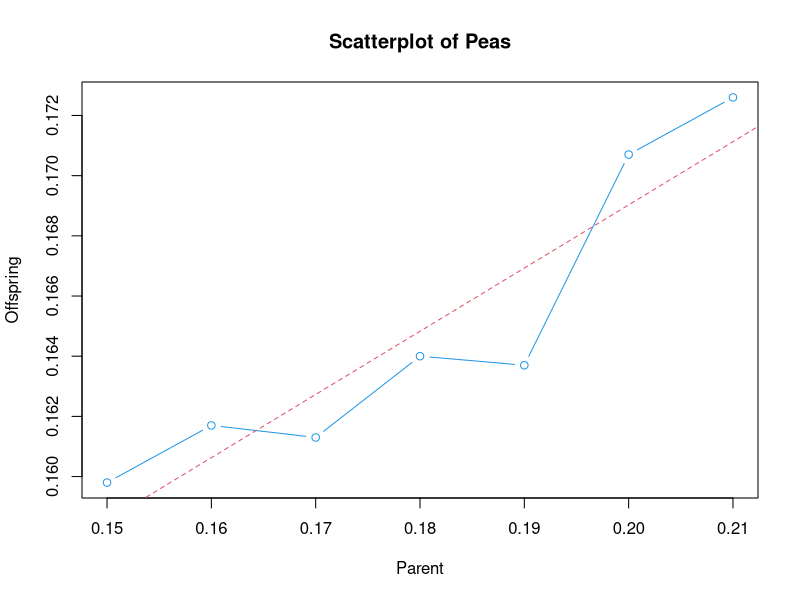
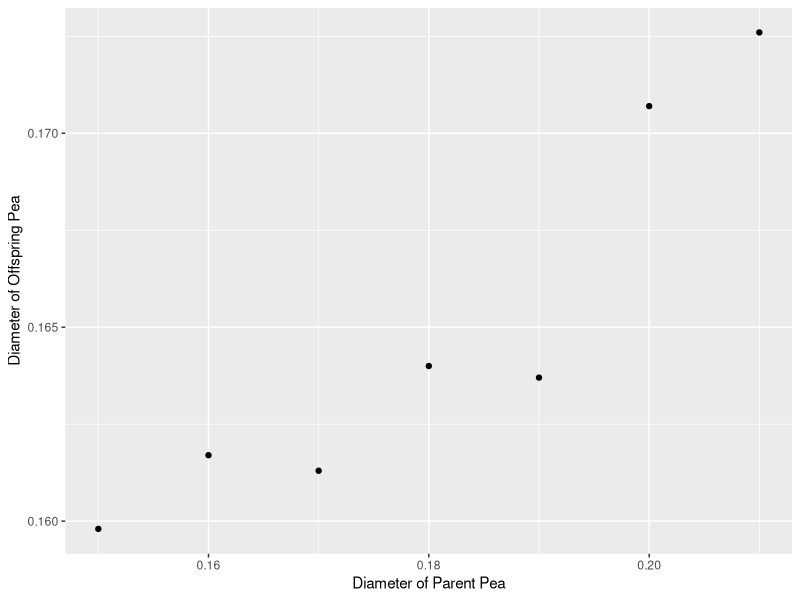
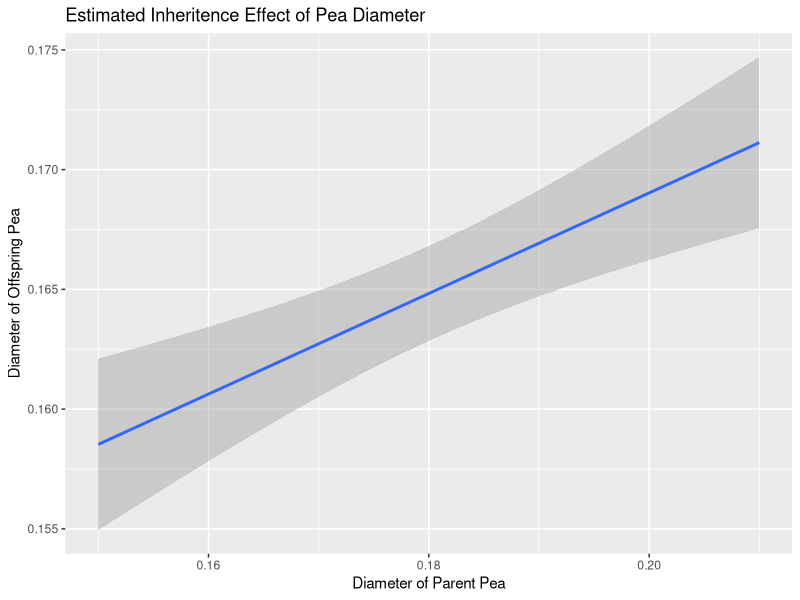
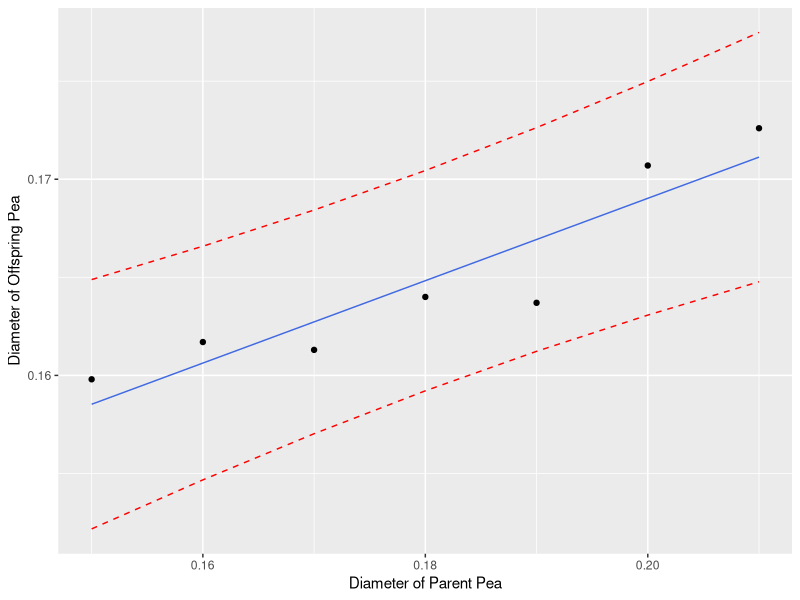

These figures' R source, in order:
# Cason Wight
# Stat 330
# Galton's Peas


# DATA

# Data obtained from http://grimshawville.byu.edu/SLR.pdf

# Read in the data
galton <- read.table(text = "Parent,Offspring
                     .21,.1726
                     .2,.1707
                     .19,.1637
                     .18,.1640
                     .17,.1613
                     .16,.1617
                     .15,.1598",
                      sep = ",", header = TRUE)


# Check that the data was read in correctly (only seven observations)
galton

# EDA
# Find the correlation coefficient
cor(galton$Offspring, galton$Parent)

# Create a plot showing that the correlation
plot(Offspring~Parent, data=galton, type = 'b', col="4", main = "Scatterplot of Peas")
abline(lm(Offspring~Parent, data=galton)$coefficients[1], 
       lm(Offspring~Parent, data=galton)$coefficients[2],
       col = "2", lty = 2)

# Create the plot in ggplot
library(ggplot2)

qplot(Parent,Offspring, data=galton,
       geom = "point",
      xlab = "Diameter of Parent Pea",
      ylab = "Diameter of Offspring Pea")


# ANALYSIS

# The response variable is the diameter of the offspring peas (inches)
# The explanatory variable is the diameter of the parent peas (inches)


# We write a model that we think we are fitting:

# model: offspring = beta0 + beta1 parent + epsilon, epsilon~N(0, sigma^2)
# The assumptions are: 
# Homoscedasticity of samples
# A linear relationship
# The sample has at least some variability
# A large enough sample size


# Fit model/ Estimate the model parameters
peas.out <- lm(Offspring~Parent, data = galton)

# Table of estimates and standard errors
summary(peas.out)

# Parent estimate is the slope, or beta1hat = 0.21 is the estimated slope (better 
# explanation: for a one inch increase in parent sweet pea diameter, we expect 
# an estimated (or average) increase of .21 inches of offspring sweet pea diameter)

# Best explanation: For a one- one hundredth of an inch increase in parent sweet pea diameter, we expect 
# an estimated (or average) increase of .0021 inches of offspring sweet pea diameter)


# Intercept or beta0hat = .127029
# The std. error of beta1hat is .006993
# The std. error of beta0hat is .038614
# The RMSE (residual standard error) = .002043


#Statistically significant inheritance effect?

# T-Test:
# The null hypothesis is that there is no significant inheritance 
# effect (beta1 = 0). The alternative hypothesis is that there is a 
# significant inheritance effect (beta1 != 0)

# The T-stat was calculated to be 5.438 (p-value: .00285)
# There is a statistically significant inheritance effect (p-value = 0.0029).

# ANOVA:
# The null hypothesis is that there is no significant inheritance 
# effect (beta1 = 0). The alternative hypothesis is that there is a 
# significant inheritance effect (beta1 != 0)

# The F-stat was calculated to be 29.58 (p-value: .00285)
# There is a statistically significant inheritance effect (p-value = 0.0029)

# Confidence Interval:
# 95% confidence interval for beta1
confint(peas.out)
# 95% CI is 0.1107 to 0.3093

# There is a statistically significant inheritance effect (p-value = 0.0029). 
# For a one inch increase in parent sweet pea diameter, we expect an estimated 
# (or average) increase of .21 inches (95% CI: 0.1107 to 0.3093 inches) of 
# offspring sweet pea diameter.


# Publication-quality graph of estimated line and uncertainty:
qplot(Parent,Offspring, data=galton,
      geom = "smooth", formula = y~x, method = "lm", se = TRUE,
      xlab = "Diameter of Parent Pea",
      ylab = "Diameter of Offspring Pea",
      main = "Estimated Inheritence Effect of Pea Diameter")


anova(peas.out)


# 95% confidence interval on the mean offspring diameter where parent diameter = 0.20
predict(peas.out, newdata = data.frame(Parent = 0.2), interval = "confidence")



# model: offspring = beta0 + beta1*parent + epsilon, epsilon~N(0, error^2)
# estimated model: offspring_hat = .127029 + .210*parent_hat + 0 (error) , error~N(0, .002043^2)

# 95% of future values at this x will be between (L, U) - this is really a 95% CI

# 95% PI on future offspring pea diameter for parent diameter 0.18
predict(peas.out, newdata = data.frame(Parent = 0.18), interval = "prediction")


# Graphic showing prediction performance
library(ggplot2)
plot.df <- cbind(galton, predict(peas.out, interval = "prediction"))
ggplot(plot.df, aes(Parent, Offspring)) +
    xlab("Diameter of Parent Pea") +
    ylab("Diameter of Offspring Pea") +
    geom_point() +
    geom_line(aes(y=fit), color = "royalblue") + 
    geom_line(aes(y=lwr), color = "red", linetype = "dashed") +
    geom_line(aes(y=upr), color = "red", linetype = "dashed")


# R^2 is .8554, calculated above
pea.sum <- summary(peas.out)
pea.sum$r.squared

# This model has strong predictions, as R^2 is somewhat close to 1 (.8554) this means
# that the model predicts about 85.54% of the variance in the data.




# Research Task and Data Features that Match Analysis Strengths:
# We are trying to predict the diameter of offspring peas, given  the 
# diameter of parentpeas. We assume some sort of linear relationship, 
# so the simple linear regression model is perfect for this task. It
# will also help us see the error involved in predictions using the model.
# 

# Analysis Weaknesses:
# There is not very much data, so our predictions are not that strong
# We are assuming that there are no nuissance factors.



# CHALLENGE:
# Another data set that coud be used to perform the same regression analysis is as follows:
# There is a data set that relates peoples' temperature with their heart rate at a given point in time found at 
# http://staff.bath.ac.uk/pssiw/stats2/page16/page16.html, under the data link temperature.sav

# The task is to see how the temperature could affect the expected heart rate of a person.

